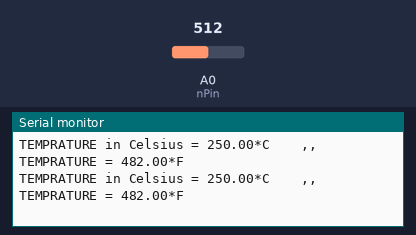
The sketch below on a simulated Arduino Uno, built with avr-gcc and run on an emulated ATmega328P. On the bench: the last lines printed to the serial monitor. The test bench sets the inputs (shaded band); at power-on: A0 (nPin) = 512.

Above: at 1.8 s.
1.9 s: A0 (nPin) set to 716
At 2.8 s:
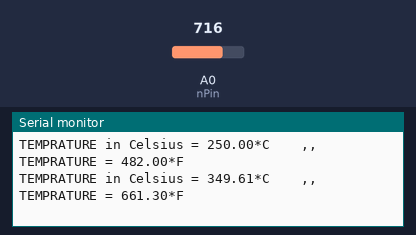
3.4 s: A0 (nPin) set to 900
At 4.8 s:
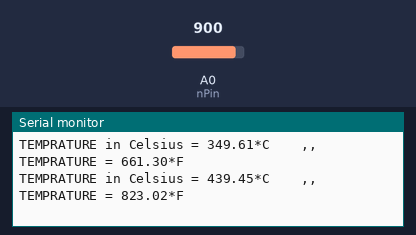
Timing chart, 0 to 6.4 s (numbered marks = the images above; inputs shaded):
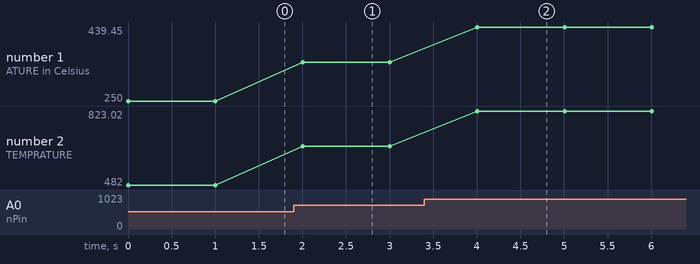

The sketch:

temp_sensor.ino
```cpp
int nPin =A0;

int TempValue;

void setup()
{
  Serial.begin(9600);
}
void loop()
{
  TempValue = analogRead(nPin);
  float TempCel = ( TempValue/1024.0)*500;
  float TempFarh = (TempCel*9)/5 + 32;

  Serial.print("TEMPRATURE in Celsius = ");
  Serial.print(TempCel);
  Serial.print("*C");
  Serial.print("    ,,   ");

  Serial.print("TEMPRATURE = ");
  Serial.print(TempFarh);
  Serial.print("*F");
  Serial.println();

  delay(1000);

}
```

Measured:
- after the input at 1.9 s, the serial monitor: prints a new line after 0.10 s (image 1)
- after the input at 3.4 s, the serial monitor: prints a new line after 0.61 s (image 2)
- plotted number 1: 250 → 349.61 after the input at 1.9 s, 349.61 → 439.45 after the input at 3.4 s
- plotted number 2: 482 → 661.3 after the input at 1.9 s, 661.3 → 823.02 after the input at 3.4 s
